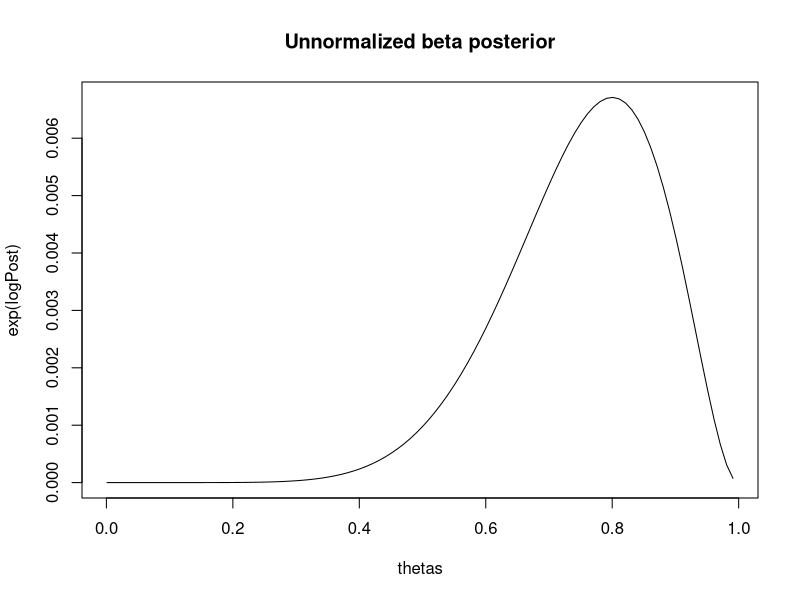

Source code (R):
# Lab 4 Bayesian learning

# This is the log posterior density of the beta(s+a,f+b) density
LogPostBernBeta <- function(theta, s, f, a, b){
  logPost <- (s+a-1)*log(theta) + (f+b-1)*log(1-theta)
  return(logPost)
}

# Testing if the log posterior function works
s = 8;f = 2;a = 1;b = 1
logPost <- LogPostBernBeta(theta = 0.1, s, f, a, b) # First for a single theta value  ...
# ... then for a whole vector of values
thetas <- seq(0.001, 0.999, by = .01)
logPost <- LogPostBernBeta(theta = thetas, s, f, a, b) 
plot(thetas, exp(logPost), type ="l", main = 'Unnormalized beta posterior') # Note the exp()

# This is a rather useless function that takes the function myFunction, evaluates it at x = 0.3, 
# and then returns two times the function value.
MultiplyByTwo <- function(myFunction, ...){
  x <- 0.3
  y <- myFunction(x,...)
  return(2*y)
}

MultiplyByTwo(LogPostBernBeta,s,f,a,b)